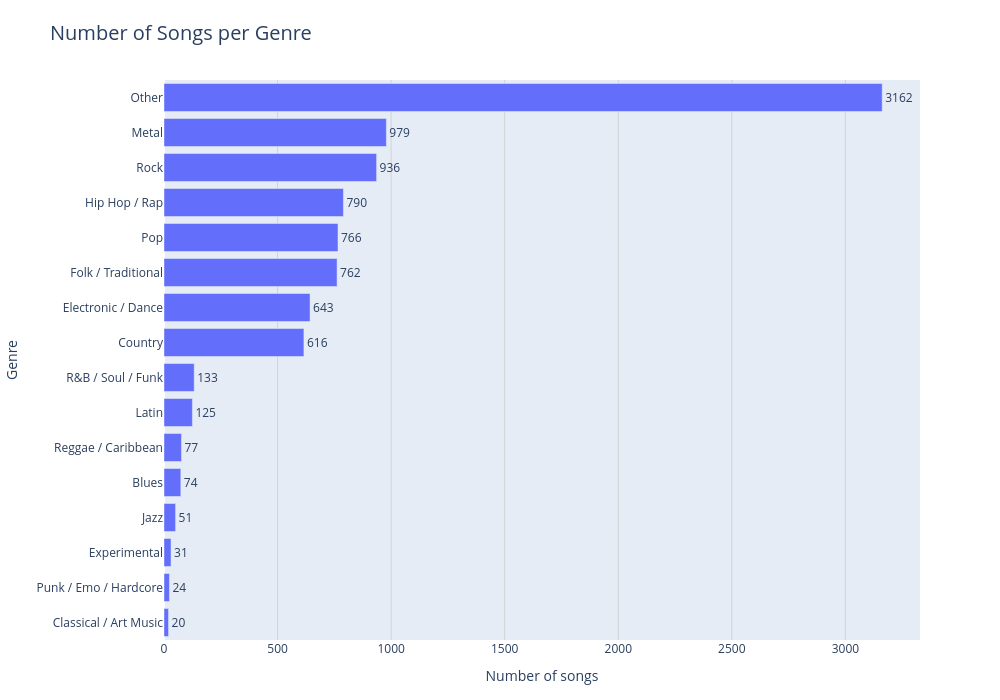

Source (notebook cell):
### Code cell
# ============================================================
# 1. Number of songs per genre - versión Plotly
# ============================================================

pio.renderers.default = "vscode"

# ------------------------------------------------------------
# Prepare data
# ------------------------------------------------------------

df_genre_counts = df_song_genre_models.copy()

df_genre_counts = df_genre_counts.drop_duplicates(
    subset=["artist_norm", "song_norm", "genre"]
)

genre_counts = (
    df_genre_counts
    .groupby("genre")
    .agg(n_songs=("song_norm", "count"))
    .reset_index()
    .sort_values("n_songs", ascending=True)
)

# ------------------------------------------------------------
# Plotly chart
# ------------------------------------------------------------

fig = px.bar(
    genre_counts,
    x="n_songs",
    y="genre",
    orientation="h",
    text="n_songs",
    title="Number of Songs per Genre",
    labels={
        "n_songs": "Number of songs",
        "genre": "Genre"
    }
)

fig.update_traces(
    textposition="outside"
)

fig.update_layout(
    width=1000,
    height=700,
    title=dict(
        font=dict(size=20)
    ),
    xaxis=dict(
        showgrid=True,
        gridcolor="lightgray"
    ),
    yaxis=dict(
        title="Genre"
    ),
    margin=dict(l=160, r=80, t=80, b=60)
)

fig.show()

### Figure 1 — Plotly figure (JSON) as saved in the notebook; plotly's stock layout.template omitted (floating-point values rounded to 4 significant figures)
{"data": [{"hovertemplate": "Number of songs=%{text}<br>Genre=%{y}<extra></extra>", "legendgroup": "", "marker": {"color": "#636efa", "pattern": {"shape": ""}}, "name": "", "orientation": "h", "showlegend": false, "text": [20.0, 24.0, 31.0, 51.0, 74.0, 77.0, 125.0, 133.0, 616.0, 643.0, 762.0, 766.0, 790.0, 936.0, 979.0, 3162.0], "textposition": "outside", "type": "bar", "x": [20, 24, 31, 51, 74, 77, 125, 133, 616, 643, 762, 766, 790, 936, 979, 3162], "xaxis": "x", "y": ["Classical / Art Music", "Punk / Emo / Hardcore", "Experimental", "Jazz", "Blues", "Reggae / Caribbean", "Latin", "R&B / Soul / Funk", "Country", "Electronic / Dance", "Folk / Traditional", "Pop", "Hip Hop / Rap", "Rock", "Metal", "Other"], "yaxis": "y"}], "layout": {"barmode": "relative", "height": 700, "legend": {"tracegroupgap": 0}, "margin": {"b": 60, "l": 160, "r": 80, "t": 80}, "title": {"font": {"size": 20}, "text": "Number of Songs per Genre"}, "width": 1000, "xaxis": {"anchor": "y", "domain": [0, 1], "gridcolor": "lightgray", "showgrid": true, "title": {"text": "Number of songs"}}, "yaxis": {"anchor": "x", "domain": [0, 1], "title": {"text": "Genre"}}}}
